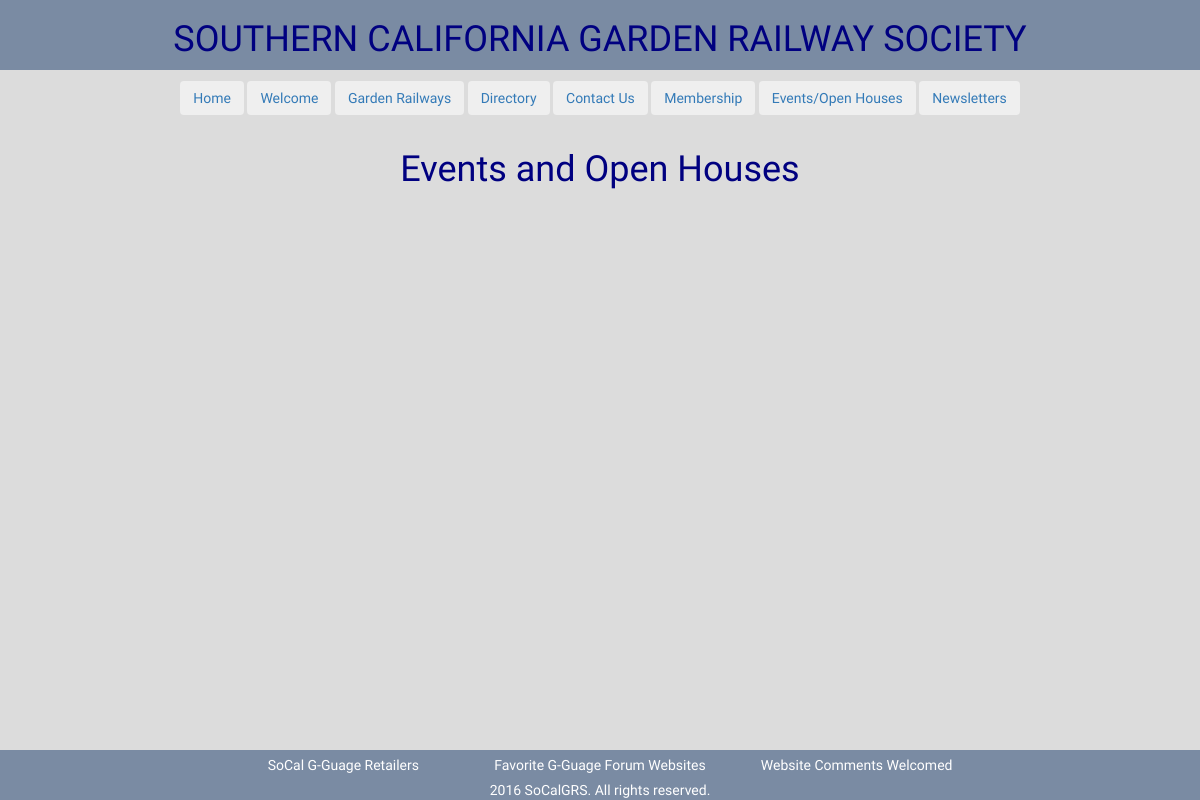
/events/, run on an earlier commit of the app's database.
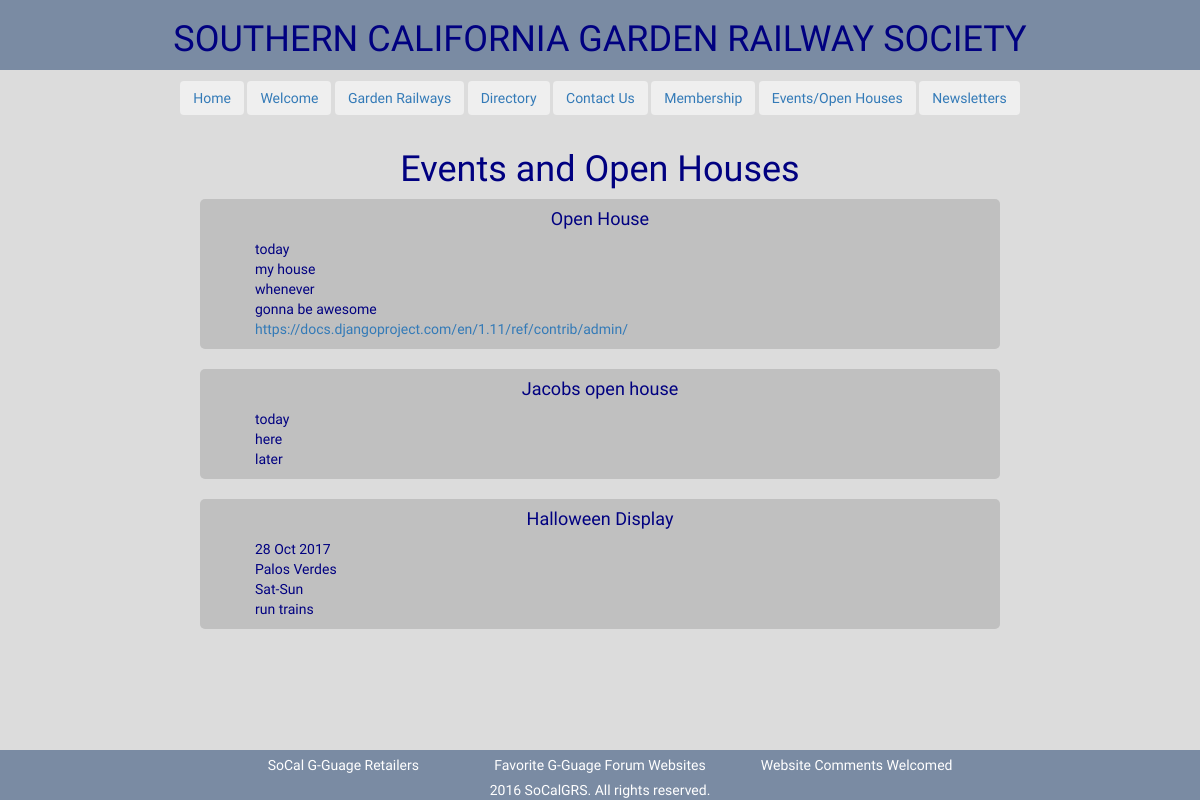
And on a later commit of the database.
### website/models.py (models this page shows, shortened)
class Event(models.Model):
    title           = models.CharField(default="", max_length=255)
    date            = models.CharField(default="", max_length=255)
    location        = models.CharField(default="", max_length=255)
    time            = models.CharField(default="", max_length=255, blank=True)
    description     = models.CharField(default="", max_length=255, blank=True)
    link            = models.CharField(default="", max_length=255, blank=True)
    category        = models.CharField(max_length=100, blank=True, choices=(('event','Events'),('public','Public Displays')))
    position        = models.IntegerField(default=1, null=True, blank=True)
    class Meta:
        ordering = ['position']
        verbose_name_plural = "Events"
        verbose_name = "Event"

### website/views.py (the view)
# urls.py: url(r'^events/', EventsView.as_view()),
class EventsView(View):
    def get(self, request):
        event_query = Event.objects.filter(category__in=['event', 'public']).order_by("position")
        page_data={
            'events':event_query,
        }
        template_name = 'events.html'
        return render(request,template_name, page_data)

### templates/events.html
{% include 'head.html' %}
<body>
{% include 'navbar.html' %}
<h1 class="headline text-center">Events and Open Houses</h1>
{% for event in events %}
<div class="container-fluid">
	<div class="row">
		<div class="bubble col-xs-8 col-xs-offset-2">
			<h4 class="headline text-center">{{event.title}}</h4>
			<ul class="noBullet">
				<li>{{event.date}}</li>
				<li>{{event.location}}</li>
				<li>{{event.time}}</li>
				<li>{{event.description}}</li>
				<li><a href="{{event.link}}" target="_blank">{{event.link}}</a></li>
			</ul>
		</div>
	</div>
</div>
<br>
{% endfor %}
{% include 'footer.html' %}
</body>

### templates/head.html (shortened to what this page needs)
{% load staticfiles %}
<!DOCTYPE html>
<html lang="en">
<head>
<link rel="stylesheet" href="https://maxcdn.bootstrapcdn.com/bootstrap/3.3.7/css/bootstrap.min.css">
<link rel="stylesheet" type="text/css" href="{% static 'css/styles.css' %}">
<link rel="stylesheet" href="/static/owl/dist/assets/owl.carousel.css">
<link rel="stylesheet" href="/static/owl/dist/assets/owl.carousel.min.css">
<link rel="stylesheet" href="/static/owl/dist/assets/owl.theme.default.min.css">
</head>

### templates/navbar.html
<div class="container-fluid">
	<div class="row">
		<div class="banner text-center container-fluid">
			<h1>SOUTHERN CALIFORNIA GARDEN RAILWAY SOCIETY</h1>
		</div>
	</div>
</div>
<nav class="navBox text-center navbar navbar-light bg-faded">
  <form class="form-inline">
    <a href="/"><button class="btn btn-outline-success buttonSpace" type="button">Home</button></a>
    <a href="/welcome"><button class="btn btn-outline-success buttonSpace" type="button">Welcome</button></a>
    <a href="/gardenRailways"><button class="btn btn-outline-success buttonSpace" type="button">Garden Railways</button></a>
    <a href="/directory"><button class="btn btn-outline-success buttonSpace" type="button">Directory</button></a>
    <a href="/contact"><button class="btn btn-outline-success buttonSpace" type="button">Contact Us</button></a>
    <a href="/membership"><button class="btn btn-outline-success buttonSpace" type="button">Membership</button></a>
    <a href="/events"><button class="btn btn-outline-success buttonSpace" type="button">Events/Open Houses</button></a>
    <a href="/newsletters"><button class="btn btn-outline-success buttonSpace" type="button">Newsletters</button></a>
  </form>
</nav>

### templates/footer.html
<div class="footSpace"></div>
<nav class="footBox text-center navbar navbar-light bg-faded navbar-fixed-bottom">
	<div class="container-fluid">
		<div class="row rights links">
	  		<div class="form-inline col-xs-12 col-md-8 col-md-offset-2">
	  			<div class="col-xs-4">
			    	<a class="footText" href="#">SoCal G-Guage Retailers</a>
				</div>
				<div class="col-xs-4">
			    	<a class="footText" href="#">Favorite G-Guage Forum Websites</a>
				</div>
				<div class="col-xs-4">
			    	<a class="footText" href="#">Website Comments Welcomed</a>
				</div>
	  		</div>
	  	</div>
  		<div class="row rights">
  			<span class="align-middle">2016 SoCalGRS. All rights reserved.</span>
  		</div>
  	</div>
</nav>

### static/css/styles.css (style rules this page uses)
html { margin: 0; padding: 0; }
body { background-color: #DCDCDC; overflow: scroll; margin: 0; padding: 0; height: 100%; z-index: 1; }
.banner { color: #000080; background-color: #7A8BA3; font-family: 'Vast Shadow'; margin-bottom: 10px; }
.navBox { font-family: 'Secular One', sans-serif; color: #000080; }
.headline { font-family: 'Secular One', sans-serif; color: #000080; }
.bubble { background-color: #C0C0C0; border-radius: 5px; color: #000080; font-family: 'Secular One', sans-serif; }
.rights { background-color: #7A8BA3; color: white; font-family: 'Secular One', sans-serif; }
.navbar { margin-bottom: 0; }
.noBullet { list-style-type: none; }
.footSpace { min-height: 100px; }
.footBox { font-family: 'Secular One', sans-serif; color: #000080; padding-top: 50px; }
.footText { color: white; }
.links { padding-bottom: 5px; padding-top: 5px; }
.buttonSpace { margin-bottom: 10px; }

What changed in the data, as far as the page shows it:
added Event: title "Open House", date "today", location "my house", time "whenever", description "gonna be awesome", link "https://docs.djangoproject.com/en/1.11/ref/contrib/admin/"
added Event: title "Jacobs open house", date "today", location "here", time "later"
added Event: title "Halloween Display", date "28 Oct 2017", location "Palos Verdes", time "Sat-Sun", description "run trains"
